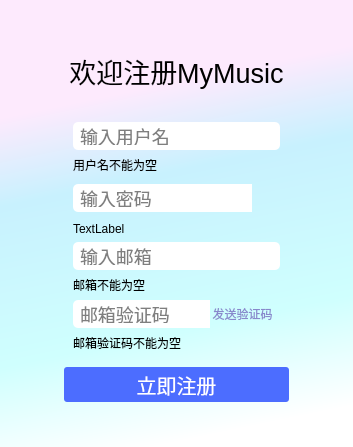
<?xml version="1.0" encoding="UTF-8"?>
<ui version="4.0">
 <class>RegisterDialog</class>
 <widget class="QDialog" name="RegisterDialog">
  <property name="geometry">
   <rect>
    <x>0</x>
    <y>0</y>
    <width>353</width>
    <height>447</height>
   </rect>
  </property>
  <property name="windowTitle">
   <string>Dialog</string>
  </property>
  <property name="styleSheet">
   <string notr="true">#RegisterDialog {
	background-color: qlineargradient(spread:pad, x1:0.469, y1:0.188409, x2:0.598, y2:0.971682, stop:0 rgba(253, 234, 253, 255), stop:0.24581 rgba(200, 241, 254, 255), stop:0.692737 rgba(207, 255, 254, 255), stop:1 rgba(255, 255, 255, 255));
}</string>
  </property>
  <layout class="QVBoxLayout" name="verticalLayout_4">
   <property name="spacing">
    <number>0</number>
   </property>
   <property name="leftMargin">
    <number>0</number>
   </property>
   <property name="topMargin">
    <number>0</number>
   </property>
   <property name="rightMargin">
    <number>0</number>
   </property>
   <property name="bottomMargin">
    <number>0</number>
   </property>
   <item>
    <widget class="QWidget" name="TitleWidget" native="true">
     <layout class="QHBoxLayout" name="horizontalLayout">
      <property name="spacing">
       <number>0</number>
      </property>
      <property name="leftMargin">
       <number>0</number>
      </property>
      <property name="topMargin">
       <number>0</number>
      </property>
      <property name="rightMargin">
       <number>0</number>
      </property>
      <property name="bottomMargin">
       <number>0</number>
      </property>
      <item>
       <spacer name="horizontalSpacer">
        <property name="orientation">
         <enum>Qt::Horizontal</enum>
        </property>
        <property name="sizeHint" stdset="0">
         <size>
          <width>392</width>
          <height>20</height>
         </size>
        </property>
       </spacer>
      </item>
      <item>
       <widget class="QPushButton" name="minimizeBtn">
        <property name="minimumSize">
         <size>
          <width>30</width>
          <height>25</height>
         </size>
        </property>
        <property name="maximumSize">
         <size>
          <width>30</width>
          <height>25</height>
         </size>
        </property>
        <property name="styleSheet">
         <string notr="true">#minimizeBtn {
	font-family: &quot;windowfont&quot;;
	border: none;
}

#minimizeBtn:hover {
	
	background-color: rgb(190, 190, 190);
}</string>
        </property>
        <property name="text">
         <string/>
        </property>
       </widget>
      </item>
      <item>
       <widget class="QPushButton" name="closeBtn">
        <property name="minimumSize">
         <size>
          <width>30</width>
          <height>25</height>
         </size>
        </property>
        <property name="maximumSize">
         <size>
          <width>30</width>
          <height>25</height>
         </size>
        </property>
        <property name="styleSheet">
         <string notr="true">#closeBtn {
	font-family: &quot;windowfont&quot;;
	border: none;
}

#closeBtn:hover {
	background-color: rgb(190, 0, 0);
}</string>
        </property>
        <property name="text">
         <string/>
        </property>
       </widget>
      </item>
     </layout>
    </widget>
   </item>
   <item>
    <widget class="QStackedWidget" name="stackedWidget">
     <property name="currentIndex">
      <number>0</number>
     </property>
     <widget class="QWidget" name="register_page">
      <layout class="QGridLayout" name="gridLayout">
       <property name="leftMargin">
        <number>0</number>
       </property>
       <property name="topMargin">
        <number>0</number>
       </property>
       <property name="rightMargin">
        <number>0</number>
       </property>
       <property name="bottomMargin">
        <number>0</number>
       </property>
       <property name="spacing">
        <number>0</number>
       </property>
       <item row="0" column="0">
        <widget class="QWidget" name="widget_6" native="true">
         <layout class="QHBoxLayout" name="horizontalLayout_3">
          <item>
           <spacer name="horizontalSpacer_2">
            <property name="orientation">
             <enum>Qt::Horizontal</enum>
            </property>
            <property name="sizeHint" stdset="0">
             <size>
              <width>79</width>
              <height>20</height>
             </size>
            </property>
           </spacer>
          </item>
          <item>
           <widget class="QWidget" name="widget_5" native="true">
            <layout class="QVBoxLayout" name="verticalLayout_3" stretch="2,3,2,1">
             <property name="leftMargin">
              <number>0</number>
             </property>
             <property name="topMargin">
              <number>0</number>
             </property>
             <property name="rightMargin">
              <number>0</number>
             </property>
             <property name="bottomMargin">
              <number>0</number>
             </property>
             <item>
              <widget class="QWidget" name="widget" native="true">
               <layout class="QVBoxLayout" name="verticalLayout">
                <property name="spacing">
                 <number>0</number>
                </property>
                <property name="leftMargin">
                 <number>0</number>
                </property>
                <property name="topMargin">
                 <number>0</number>
                </property>
                <property name="rightMargin">
                 <number>0</number>
                </property>
                <property name="bottomMargin">
                 <number>0</number>
                </property>
                <item>
                 <widget class="QLabel" name="label">
                  <property name="font">
                   <font>
                    <pointsize>20</pointsize>
                   </font>
                  </property>
                  <property name="text">
                   <string>欢迎注册MyMusic</string>
                  </property>
                  <property name="alignment">
                   <set>Qt::AlignCenter</set>
                  </property>
                 </widget>
                </item>
               </layout>
              </widget>
             </item>
             <item>
              <widget class="QWidget" name="widget_3" native="true">
               <layout class="QVBoxLayout" name="verticalLayout_2">
                <item>
                 <widget class="QLineEdit" name="userLineE">
                  <property name="minimumSize">
                   <size>
                    <width>0</width>
                    <height>28</height>
                   </size>
                  </property>
                  <property name="maximumSize">
                   <size>
                    <width>16777215</width>
                    <height>28</height>
                   </size>
                  </property>
                  <property name="styleSheet">
                   <string notr="true">/* 正常样式 */
#userLineE {
	border-radius: 5px;
	font-size: 18px;
	padding-left: 5px;
	padding-top: 5px;
	padding-bottom: 5px;
}

#userLineE[state = &quot;error&quot;] {
	border: 1px solid &quot;red&quot;;
}</string>
                  </property>
                  <property name="placeholderText">
                   <string>输入用户名</string>
                  </property>
                 </widget>
                </item>
                <item>
                 <widget class="QLabel" name="userTip">
                  <property name="styleSheet">
                   <string notr="true">#userTip {
	color: &quot;red&quot;;
}</string>
                  </property>
                  <property name="text">
                   <string>用户名不能为空</string>
                  </property>
                 </widget>
                </item>
                <item>
                 <widget class="QWidget" name="widget_2" native="true">
                  <property name="minimumSize">
                   <size>
                    <width>0</width>
                    <height>36</height>
                   </size>
                  </property>
                  <layout class="QHBoxLayout" name="horizontalLayout_4">
                   <property name="spacing">
                    <number>0</number>
                   </property>
                   <property name="leftMargin">
                    <number>0</number>
                   </property>
                   <property name="topMargin">
                    <number>0</number>
                   </property>
                   <property name="rightMargin">
                    <number>0</number>
                   </property>
                   <property name="bottomMargin">
                    <number>0</number>
                   </property>
                   <item>
                    <widget class="QLineEdit" name="pwdLineE">
                     <property name="minimumSize">
                      <size>
                       <width>0</width>
                       <height>28</height>
                      </size>
                     </property>
                     <property name="maximumSize">
                      <size>
                       <width>16777215</width>
                       <height>28</height>
                      </size>
                     </property>
                     <property name="styleSheet">
                      <string notr="true">#pwdLineE {
	border-top-left-radius: 5px;
	border-bottom-left-radius: 5px;
	font-size: 18px;
	padding-left: 5px;
	padding-top: 5px;
	padding-bottom: 5px;
}

#pwdLineE[state = &quot;error&quot;] {
	border-top: 1px solid red;
    border-left: 1px solid red;
    border-bottom: 1px solid red;
}</string>
                     </property>
                     <property name="echoMode">
                      <enum>QLineEdit::Password</enum>
                     </property>
                     <property name="placeholderText">
                      <string>输入密码</string>
                     </property>
                    </widget>
                   </item>
                   <item>
                    <widget class="QPushButton" name="pwdVisibleBtn">
                     <property name="minimumSize">
                      <size>
                       <width>28</width>
                       <height>28</height>
                      </size>
                     </property>
                     <property name="maximumSize">
                      <size>
                       <width>28</width>
                       <height>28</height>
                      </size>
                     </property>
                     <property name="cursor">
                      <cursorShape>PointingHandCursor</cursorShape>
                     </property>
                     <property name="focusPolicy">
                      <enum>Qt::NoFocus</enum>
                     </property>
                     <property name="styleSheet">
                      <string notr="true">#pwdVisibleBtn {
	border: none;
	font-family: &quot;otherfont&quot;;
	font-size: 15px;
	background-color: &quot;white&quot;;
	border-top-right-radius: 5px;
	border-bottom-right-radius: 5px;
}

#pwdVisibleBtn[state = &quot;error&quot;] {
	border-top: 1px solid red;
    border-right: 1px solid red;
    border-bottom: 1px solid red;
}</string>
                     </property>
                     <property name="text">
                      <string/>
                     </property>
                     <property name="checkable">
                      <bool>false</bool>
                     </property>
                    </widget>
                   </item>
                  </layout>
                 </widget>
                </item>
                <item>
                 <widget class="QLabel" name="pwdTip">
                  <property name="styleSheet">
                   <string notr="true">#pwdTip {
	color: &quot;red&quot;;
}</string>
                  </property>
                  <property name="text">
                   <string>TextLabel</string>
                  </property>
                 </widget>
                </item>
                <item>
                 <widget class="QLineEdit" name="emailLineE">
                  <property name="minimumSize">
                   <size>
                    <width>0</width>
                    <height>28</height>
                   </size>
                  </property>
                  <property name="maximumSize">
                   <size>
                    <width>16777215</width>
                    <height>28</height>
                   </size>
                  </property>
                  <property name="styleSheet">
                   <string notr="true">#emailLineE {
	border-radius: 5px;
	font-size: 18px;
	padding-left: 5px;
	padding-top: 5px;
	padding-bottom: 5px;
}

#emailLineE[state = &quot;error&quot;] {
	border: 1px solid red;
}</string>
                  </property>
                  <property name="placeholderText">
                   <string>输入邮箱</string>
                  </property>
                 </widget>
                </item>
                <item>
                 <widget class="QLabel" name="emailTip">
                  <property name="styleSheet">
                   <string notr="true">#emailTip {
	color: &quot;red&quot;;
}</string>
                  </property>
                  <property name="text">
                   <string>邮箱不能为空</string>
                  </property>
                 </widget>
                </item>
                <item>
                 <widget class="QWidget" name="widget_4" native="true">
                  <layout class="QHBoxLayout" name="horizontalLayout_2">
                   <property name="spacing">
                    <number>0</number>
                   </property>
                   <property name="leftMargin">
                    <number>0</number>
                   </property>
                   <property name="topMargin">
                    <number>0</number>
                   </property>
                   <property name="rightMargin">
                    <number>0</number>
                   </property>
                   <property name="bottomMargin">
                    <number>0</number>
                   </property>
                   <item>
                    <widget class="QLineEdit" name="verifCodeLineE">
                     <property name="minimumSize">
                      <size>
                       <width>0</width>
                       <height>28</height>
                      </size>
                     </property>
                     <property name="maximumSize">
                      <size>
                       <width>16777215</width>
                       <height>28</height>
                      </size>
                     </property>
                     <property name="styleSheet">
                      <string notr="true">#verifCodeLineE {
	border-top-left-radius: 5px;
	border-bottom-left-radius: 5px;
	font-size: 18px;
	padding-left: 5px;
	padding-top: 5px;
	padding-bottom: 5px;
}

#verifyCodeLineE[state = &quot;error&quot;] {
	border: 1px solid red;
}</string>
                     </property>
                     <property name="placeholderText">
                      <string>邮箱验证码</string>
                     </property>
                    </widget>
                   </item>
                   <item>
                    <widget class="TimerButton" name="sendVerify">
                     <property name="minimumSize">
                      <size>
                       <width>70</width>
                       <height>28</height>
                      </size>
                     </property>
                     <property name="maximumSize">
                      <size>
                       <width>70</width>
                       <height>28</height>
                      </size>
                     </property>
                     <property name="cursor">
                      <cursorShape>PointingHandCursor</cursorShape>
                     </property>
                     <property name="focusPolicy">
                      <enum>Qt::NoFocus</enum>
                     </property>
                     <property name="styleSheet">
                      <string notr="true">#sendVerify {
	border: none;
	border-top-right-radius: 5px;
	border-bottom-right-radius: 5px;
	padding-right: 5px;
	color: rgb(136, 136, 204);
	background-color: &quot;white&quot;;
}

#sendVerify[state = &quot;error&quot;] {
	border: 1px solid red;
}</string>
                     </property>
                     <property name="text">
                      <string>发送验证码</string>
                     </property>
                    </widget>
                   </item>
                  </layout>
                 </widget>
                </item>
                <item>
                 <widget class="QLabel" name="verifyCodeTip">
                  <property name="styleSheet">
                   <string notr="true">#verifyCodeTip {
	color: &quot;red&quot;;
}</string>
                  </property>
                  <property name="text">
                   <string>邮箱验证码不能为空</string>
                  </property>
                 </widget>
                </item>
               </layout>
              </widget>
             </item>
             <item>
              <widget class="QPushButton" name="registerBtn">
               <property name="minimumSize">
                <size>
                 <width>0</width>
                 <height>35</height>
                </size>
               </property>
               <property name="styleSheet">
                <string notr="true">#registerBtn {
	border: 2px;
	border-radius: 3px;
	font-size: 20px;
	color: white;
	background-color: rgb(76, 109, 255);
}</string>
               </property>
               <property name="text">
                <string>立即注册</string>
               </property>
              </widget>
             </item>
             <item>
              <spacer name="verticalSpacer_2">
               <property name="orientation">
                <enum>Qt::Vertical</enum>
               </property>
               <property name="sizeHint" stdset="0">
                <size>
                 <width>20</width>
                 <height>40</height>
                </size>
               </property>
              </spacer>
             </item>
            </layout>
           </widget>
          </item>
          <item>
           <spacer name="horizontalSpacer_3">
            <property name="orientation">
             <enum>Qt::Horizontal</enum>
            </property>
            <property name="sizeHint" stdset="0">
             <size>
              <width>79</width>
              <height>20</height>
             </size>
            </property>
           </spacer>
          </item>
         </layout>
        </widget>
       </item>
      </layout>
     </widget>
     <widget class="QWidget" name="finish_page">
      <layout class="QVBoxLayout" name="verticalLayout_7">
       <item>
        <spacer name="verticalSpacer_3">
         <property name="orientation">
          <enum>Qt::Vertical</enum>
         </property>
         <property name="sizeHint" stdset="0">
          <size>
           <width>20</width>
           <height>104</height>
          </size>
         </property>
        </spacer>
       </item>
       <item>
        <widget class="QWidget" name="widget_8" native="true">
         <layout class="QVBoxLayout" name="verticalLayout_6">
          <item>
           <widget class="QWidget" name="widget_7" native="true">
            <property name="styleSheet">
             <string notr="true"/>
            </property>
            <layout class="QVBoxLayout" name="verticalLayout_5">
             <item>
              <widget class="QLabel" name="returnTip">
               <property name="styleSheet">
                <string notr="true">#returnTip {
	font-size: 15px;
	color: rgb(0, 227, 0);
}</string>
               </property>
               <property name="text">
                <string>注册成功，5秒后返回登录</string>
               </property>
               <property name="alignment">
                <set>Qt::AlignCenter</set>
               </property>
              </widget>
             </item>
             <item>
              <widget class="QLabel" name="label_3">
               <property name="styleSheet">
                <string notr="true">font-size: 15px;
color: rgb(0, 227, 0);</string>
               </property>
               <property name="text">
                <string>或点击返回登录</string>
               </property>
               <property name="alignment">
                <set>Qt::AlignCenter</set>
               </property>
              </widget>
             </item>
            </layout>
           </widget>
          </item>
          <item>
           <spacer name="verticalSpacer">
            <property name="orientation">
             <enum>Qt::Vertical</enum>
            </property>
            <property name="sizeHint" stdset="0">
             <size>
              <width>20</width>
              <height>40</height>
             </size>
            </property>
           </spacer>
          </item>
          <item>
           <widget class="QWidget" name="widget_9" native="true">
            <layout class="QHBoxLayout" name="horizontalLayout_5" stretch="1,3,1">
             <item>
              <spacer name="horizontalSpacer_4">
               <property name="orientation">
                <enum>Qt::Horizontal</enum>
               </property>
               <property name="sizeHint" stdset="0">
                <size>
                 <width>151</width>
                 <height>20</height>
                </size>
               </property>
              </spacer>
             </item>
             <item>
              <widget class="QPushButton" name="backBtn">
               <property name="minimumSize">
                <size>
                 <width>0</width>
                 <height>25</height>
                </size>
               </property>
               <property name="font">
                <font>
                 <pointsize>-1</pointsize>
                </font>
               </property>
               <property name="styleSheet">
                <string notr="true">#backBtn {
	border: 1px;
	border-radius: 3px;
	font-size: 15px;
	color: white;
	background-color: rgb(76, 109, 255);
}</string>
               </property>
               <property name="text">
                <string>返回</string>
               </property>
              </widget>
             </item>
             <item>
              <spacer name="horizontalSpacer_5">
               <property name="orientation">
                <enum>Qt::Horizontal</enum>
               </property>
               <property name="sizeHint" stdset="0">
                <size>
                 <width>54</width>
                 <height>20</height>
                </size>
               </property>
              </spacer>
             </item>
            </layout>
           </widget>
          </item>
         </layout>
        </widget>
       </item>
       <item>
        <spacer name="verticalSpacer_4">
         <property name="orientation">
          <enum>Qt::Vertical</enum>
         </property>
         <property name="sizeHint" stdset="0">
          <size>
           <width>20</width>
           <height>104</height>
          </size>
         </property>
        </spacer>
       </item>
      </layout>
     </widget>
    </widget>
   </item>
  </layout>
 </widget>
 <customwidgets>
  <customwidget>
   <class>TimerButton</class>
   <extends>QPushButton</extends>
   <header>timerbutton.h</header>
  </customwidget>
 </customwidgets>
 <resources/>
 <connections/>
</ui>
